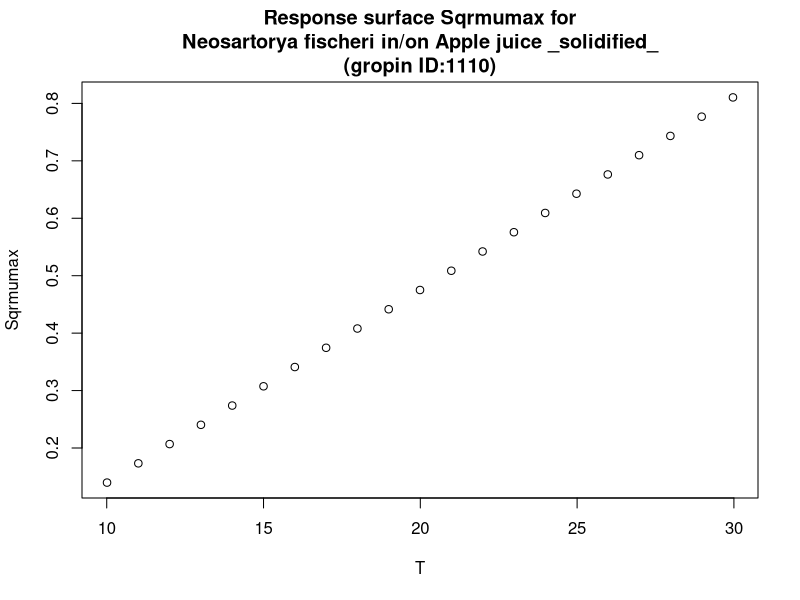

Recreate this plot in R.
#############################
# start of Parameter script
#############################
T <- seq(10.01,29.97002997003,length.out=21)
#############################
# end of Parameter script
#############################
############################# 
# start of Model script Gropin ID 1110 
#############################
 
# constant coefficients for this model
 
variables <- data.frame(T)
argumentsPar <- expand.grid(variables)
 
# heart of the model
response_surface <- function(T) {
   mumax <-0.0336*(T-5.85)

return(mumax=mumax)
} 

# output parameters
responseSurface <- cbind(argumentsPar,response_surface(argumentsPar['T']))
colnames(responseSurface) <- c(colnames(argumentsPar),'Sqrmumax')
#############################
# End of Model script
#############################
############################# 
# start of Visualisation script Gropin ID 1110 
#############################
plot(T,responseSurface$'Sqrmumax',xlab='T',
                          ylab='Sqrmumax',main='Response surface Sqrmumax for
Neosartorya fischeri in/on Apple juice _solidified_
(gropin ID:1110)')
#############################
# End of Visualisation script
#############################
